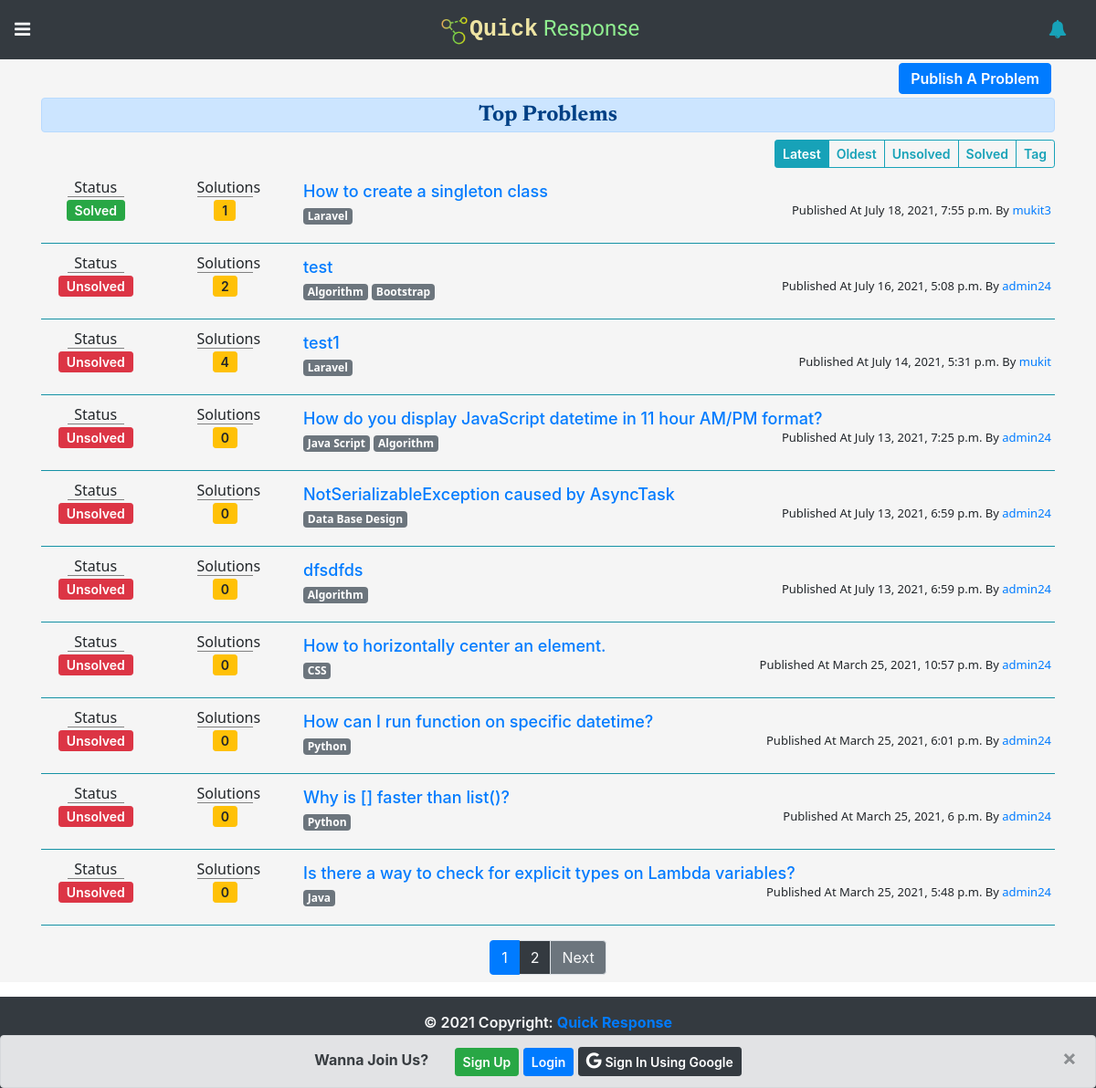
The app's page /problems/ with its own data.
### problems/models.py (models this page shows, shortened)
class Problem(models.Model):
    author = models.ForeignKey(settings.AUTH_USER_MODEL,on_delete=models.CASCADE)
    title = models.CharField(max_length=120)
    body = RichTextUploadingField()
    created_on = models.DateTimeField(default=datetime.now)
    last_modified = models.DateTimeField(default=datetime.now)
    tag = models.ManyToManyField('Tag', related_name='problems')
    is_solved = models.BooleanField(default=False)

class Tag(models.Model):
    name = models.CharField(max_length=20)
    def __str__(self):
        return self.name

### problems/views.py (the view)
# urls.py: path('',prob_home,name='prob_home'),
def prob_home(request,id=None):
    post_form = PostForm()
    tags = Tag.objects.all().order_by('name')
    temp = Problem.objects.first()
    user = ''
    if request.resolver_match.url_name == 'profile_view_problems':
        user = User.objects.get(id=id)
        problems = Problem.objects.filter(author=user).order_by('-created_on')
    elif request.resolver_match.url_name == 'sort_oldest':
        problems = Problem.objects.all().order_by('created_on')
    elif request.resolver_match.url_name == 'sort_unsolved':
        problems = Problem.objects.filter(is_solved=False).order_by('-created_on')
    elif request.resolver_match.url_name == 'sort_solved':
        problems = Problem.objects.filter(is_solved=True).order_by('-created_on')
    elif request.resolver_match.url_name == 'sort_tag':
        tag_list = request.POST.getlist('tag_choice')
        problems = Problem.objects.filter(tag__name__in=tag_list).order_by('-created_on').distinct()
    else:
        problems = Problem.objects.all().order_by('-created_on')
    paginator = Paginator(problems,10)
    page_number = request.GET.get('page')
    p_problems = paginator.get_page(page_number)
    context = {
        'post_form':post_form,
        'problems':p_problems,
        'tags':tags,
        'author':user,
    }
    return render(request,"problems/index.html",context)

### templates/problems/index.html (shortened to what this page needs)
{% extends "base.html" %} {% load static %} {% block content %}
<div style="background-color: whitesmoke;" id="post_section">
    <div class="container">
        {% if not request.resolver_match.url_name == 'profile_view_problems' %}
        <div id="create_post">
            <div class="text-right">
                <button class="btn btn-primary py-1 m-1" id="publish_problem_btn">
                    Publish A Problem
                </button>
            </div>
        </div>
        {% endif %}
        <div id="post_list">
            {% with request.resolver_match.url_name as url_name %}
            {% if url_name == 'profile_view_problems' %}
            <h4 class="text-center alert alert-primary font-weight-bold py-1 my-2">
                Problems Of {{author}}
            </h4>
            {% else %}
            <h4 class="text-center alert alert-primary font-weight-bold py-1 mb-2">
                Top Problems
            </h4>
            {% endif %}
            {% endwith %}
            <div class="text-right" style="overflow-x: auto">
                <div class="btn-group btn-group-sm">
                    {% with request.resolver_match.url_name as url_name %}
                    {% if not url_name == 'profile_view_problems' %}
                    <a href="{% url 'prob_home' %}"
                        class="{% if url_name == 'prob_home' %}btn btn-info btn-sm{% else %}btn btn-outline-info btn-sm{% endif %}">
                        Latest
                    </a>
                    <a href="{% url 'sort_oldest' %}"
                        class="{% if url_name == 'sort_oldest' %}btn btn-info btn-sm{% else %}btn btn-outline-info btn-sm{% endif %}">
                        Oldest
                    </a>
                    <a href="{% url 'sort_unsolved' %}"
                        class="{% if url_name == 'sort_unsolved' %}btn btn-info btn-sm{% else %}btn btn-outline-info btn-sm{% endif %}">
                        Unsolved
                    </a>
                    <a href="{% url 'sort_solved' %}"
                        class="{% if url_name == 'sort_solved' %}btn btn-info btn-sm{% else %}btn btn-outline-info btn-sm{% endif %}">
                        Solved
                    </a>
                    <button type="button"
                        class="{% if url_name == 'sort_tag' %}btn btn-info btn-sm{% else %}btn btn-outline-info btn-sm{% endif %}"
                        data-toggle="modal" data-target="#tag_modal">
                        Tag
                    </button>
                    {% endif %}
                    {% endwith %}
                </div>
            </div>
            <div id="problem_list" class="pt-2">
                {% for problem in problems %}
                <div class="row p-1">
                    <div class="col-lg-3">
                        <div class="row text-center">
                            <div class="col-6">
                                <h6 style="border-bottom: 1px solid grey; margin: 0px 25px">
                                    Status
                                </h6>
                                {% if problem.is_solved %}
                                <button class="btn btn-success btn-sm py-0">Solved</button>
                                {% else %}
                                <button class="btn btn-danger btn-sm py-0">Unsolved</button>
                                {% endif %}
                            </div>
                            <div class="col-6">
                                <h6 id="prob_index_sol">
                                    Solutions
                                </h6>
                                <button class="btn btn-warning btn-sm py-0">{{problem.solution_set.count}}</button>
                            </div>
                        </div>
                    </div>
                    <div class="col-lg-9">
                        <a href="{% url 'problem_details' problem.id %}" style="
              text-decoration: none;
              font-weight: 500;
              font-size: large;
              display: inline-block;
            " class="prob_a">{{problem.title}}</a>
                        <div class="row">
                            <div class="col-7 text-left">
                                {% for tag in problem.tag.all %}
                                <h6 class="d-inline-block">
                                    <span class="badge badge-secondary">{{tag.name}}</span>
                                </h6>
                                {% endfor %}
                            </div>
                            <div class="col-5 text-right">
                                <h6 style="font-size: small" class="publish_at">
                                    Published At {{problem.created_on}} By <a style="text-decoration: none;"
                                        href="{% url 'profile_view' problem.author.id %}">{{problem.author}}</a>
                                </h6>
                            </div>
                        </div>
                    </div>
                </div>
                <hr class="bg-info my-2" />
                {% endfor %}
            </div>
        </div>
        {% if problems.has_other_pages %}
        <div>
            <ul class="pagination justify-content-center p-2">
                {% for i in problems.paginator.page_range %}
                {% if problems.number == i %}
                <li class="page-item active"><a class="page-link" href="?page={{ i }}">{{i}}</a></li>
                {% else %}
                <li class="page-item"><a class="page-link bg-dark text-light" href="?page={{ i }}">{{i}}</a></li>
                {% endif %}
                {% endfor %}
                {% if problems.has_next %}
                <li class="page-item"><a class="page-link bg-secondary text-light"
                        href="?page={{ problems.next_page_number }}">Next</a></li>
                {% endif %}
            </ul>
        </div>
        {% endif %}
    </div>
</div>
{% endblock %}

### home/static/style.css (style rules this page uses)
:root { --font-1: "Newsreader", serif; --font-2: "Girassol", cursive; }
* { margin: 0; padding: 0; outline: none !important; }
body { overflow-x: hidden !important; }
h1, h2, h3, h4, h5, h6, .my_font { font-family: "Courier New", Courier, monospace; }
h5, h6 { font-family: "Segoe UI", Tahoma, Geneva, Verdana, sans-serif; }
.btn { font-weight: 600; }
#prob_index_sol { border-bottom: 1px solid grey; margin: 0 25px; }
#post_section h4 { font-family: var(--font-1); }

### records on screen
Problem: is_solved "Solved", solution_set.count "1", title "How to create a singleton class", created_on "July 18, 2021, 7:55 p.m.", author "mukit3"
Tag: name "Laravel"
Problem: is_solved "Unsolved", solution_set.count "2", title "test", created_on "July 16, 2021, 5:08 p.m.", author "admin24"
Tag: name "Algorithm"
Tag: name "Bootstrap"
Problem: is_solved "Unsolved", solution_set.count "4", title "test1", created_on "July 14, 2021, 5:31 p.m.", author "mukit"
Problem: is_solved "Unsolved", solution_set.count "0", title "How do you display JavaScript datetime in 11 hour AM/PM format?", created_on "July 13, 2021, 7:25 p.m.", author "admin24"
Tag: name "Java Script"
Problem: is_solved "Unsolved", solution_set.count "0", title "NotSerializableException caused by AsyncTask", created_on "July 13, 2021, 6:59 p.m.", author "admin24"
Tag: name "Data Base Design"
Problem: is_solved "Unsolved", solution_set.count "0", title "dfsdfds", created_on "July 13, 2021, 6:59 p.m.", author "admin24"
Problem: is_solved "Unsolved", solution_set.count "0", title "How to horizontally center an element.", created_on "March 25, 2021, 10:57 p.m.", author "admin24"
Tag: name "CSS"
Problem: is_solved "Unsolved", solution_set.count "0", title "How can I run function on specific datetime?", created_on "March 25, 2021, 6:01 p.m.", author "admin24"
Tag: name "Python"
Problem: is_solved "Unsolved", solution_set.count "0", title "Why is [] faster than list()?", created_on "March 25, 2021, 6 p.m.", author "admin24"
Problem: is_solved "Unsolved", solution_set.count "0", title "Is there a way to check for explicit types on Lambda variables?", created_on "March 25, 2021, 5:48 p.m.", author "admin24"
Tag: name "Java"

### other values on screen
{{ i }} "1"
{{ i }} "2"
